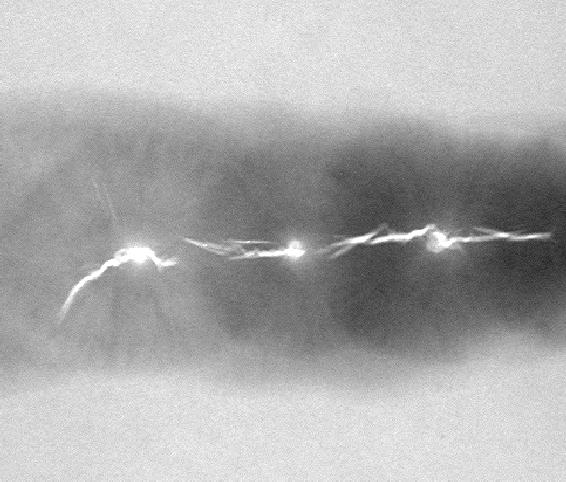
#> input picture Lab 3/Im1.jpg, 566 x 482 px; the run also reads 2 pictures not shown here
$ jupyter execute Lab3.ipynb
#> lines starting #> are read from the running program, lines starting #| are printed output that depends on the picture; after the words box and inside, x2 and y2 are one past the last pixel; in counts of white or black regions, pixels touching at a corner belong together
# 1. IMAGE SEGMENTATION

## 1.1 THRESHOLD-BASED SEGMENTATION

El objetivo de esta sección es detectar defectos en una radiografía de una soldadura. Sabemos que los defectos dejan pasar más los rayos X, por lo que se ven como las regiones más brillantes del interior.
Para lograr aislar estos defectos, aplicaremos una técnica llamada Umbralización (Thresholding).

La regla matemática básica es:

- Si el valor del píxel $f(x,y) > T$ (siendo $T$ nuestro umbral), el nuevo píxel será Blanco (1 o 255).
- Si el valor del píxel $f(x,y) \le T$, el nuevo píxel será Negro (0).

¿Cómo elegimos $T$?

Umbral de Otsu: El laboratorio nos pide usar primero la función threshold_otsu. Este es un algoritmo que analiza el histograma de la imagen (la distribución de grises) y calcula automáticamente el valor $T$ óptimo que separa la imagen en dos clases equilibradas (fondo y objeto), minimizando la varianza estadística dentro de cada clase.

Umbral Manual: Otsu funciona muy bien cuando hay dos montañas claras (bimodal) en el histograma. Sin embargo, en una radiografía, los defectos brillantes son muy pequeños en área comparados con el resto de la soldadura. Esto engaña a Otsu. Por eso, el laboratorio nos pide luego ver el histograma para elegir a ojo un $T$ más alto que realmente aísle la "cola" brillante derecha del gráfico.

Filtro Gaussiano: Las imágenes médicas suelen tener ruido granulado. Si aplicamos el umbral directamente, obtendremos muchos "puntos" blancos falsos. Aplicaremos un filtro paso bajo Gaussiano, que funciona difuminando la imagen (promediando cada píxel con sus vecinos en forma de campana) para homogeneizar las manchas antes de aplicar el umbral.

[cell 1]
import numpy as np
import matplotlib.pyplot as plt
from skimage import io, color, filters, exposure
from skimage.morphology import rectangle, diamond, binary_opening, binary_dilation
from sklearn.cluster import KMeans
from scipy.ndimage import uniform_filter, generic_filter

[cell 2]
# 1. Leer la imagen y asegurarnos de que esté en escala de grises
img1 = io.imread('Im1.jpg', as_gray=True)
#> img1 is the input picture: shape (482, 566); min 29, max 255, mean 173.4

# 2. Calcular el umbral de Otsu y aplicar la máscara binaria
t_otsu = filters.threshold_otsu(img1)
#> t_otsu = 168
mask_otsu = img1 > t_otsu
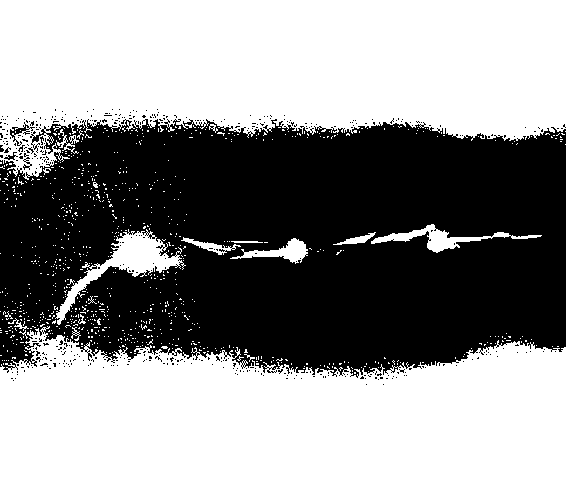
#> mask_otsu: shape (482, 566) bool; 55.6% white; 445 black regions (440 under 20 px), largest, box (x1, y1, x2, y2) and area: (0, 119, 566, 378) 119661, (10, 122, 35, 146) 146, (23, 157, 32, 170) 44, (4, 152, 18, 160) 42, (0, 145, 4, 152) 20

# 3. Visualizar la imagen original, la máscara de Otsu y el histograma
fig, axes = plt.subplots(1, 3, figsize=(15, 5))

# Mostrar imagen original
axes[0].imshow(img1, cmap='gray')
axes[0].set_title('Original - Im1')
axes[0].axis('off')

# Mostrar segmentación de Otsu
axes[1].imshow(mask_otsu, cmap='gray')
axes[1].set_title(f'Segmentación Otsu (T={t_otsu:.2f})')
axes[1].axis('off')

# Mostrar el histograma
# img1.ravel() aplana la matriz 2D a 1D para calcular el histograma
axes[2].hist(img1.ravel(), bins=256, color='gray', alpha=0.7)
axes[2].axvline(t_otsu, color='r', linestyle='dashed', linewidth=2, label=f'Otsu T={t_otsu:.2f}')
axes[2].set_title('Histograma de niveles de gris')
axes[2].legend()

plt.tight_layout()
plt.show()

El programa detectó que un buen umbral seria en 168, otsu penso que habia que separar el fondo de la estructura, pero en realidad no buscamos eso. Un mejor umbral, teniendo en cuenta que queremos aislar solo los destellos mas brillantes, sería tomar solo lo ultimo del pico mas alto, cerca de 240.

El filtro Gaussiano es un filtro "paso bajo". Las radiografías tienen un ruido granulado molesto (ruido de alta frecuencia). Si hacemos un zoom, veríamos puntitos blancos falsos Este filtro aplica una campana de Gauss sobre cada píxel. Básicamente, reemplaza el valor de cada píxel por un promedio ponderado de sus píxeles vecinos (los vecinos más cercanos importan más, los lejanos menos). Esto "difumina" la imagen suavemente, matando los puntitos de ruido rebeldes y unificando las manchas de los defectos reales.

[cell 3]
# --- 1. UMBRAL MANUAL ---
# Elegimos 240 para ignorar el fondo (pico de 220) y capturar solo el blanco brillante
t_manual = 240
mask_manual = img1 > t_manual
#> mask_manual: shape (482, 566) bool; 0.74% white; 539 white regions (534 under 20 px), largest, box (x1, y1, x2, y2) and area: (70, 246, 173, 296) 702, (259, 245, 304, 257) 216, (375, 228, 428, 243) 169, (433, 232, 456, 246) 138, (351, 235, 369, 243) 67

# --- 2. FILTRO GAUSSIANO + UMBRAL ---
# Aplicamos el filtro gaussiano. "sigma" controla el tamaño de la campana (qué tan borroso se hace).
img1_gaussian = filters.gaussian(img1, sigma=2)

# OJO: filters.gaussian convierte internamente la imagen a valores decimales entre 0.0 y 1.0
# Por lo tanto, nuestro umbral de 240 (escala de 255) debemos convertirlo a esa nueva escala matemática:
# T_nuevo = 240 / 255 = 0.941
t_gauss = 240 / 255.0
mask_gaussian = img1_gaussian > t_gauss
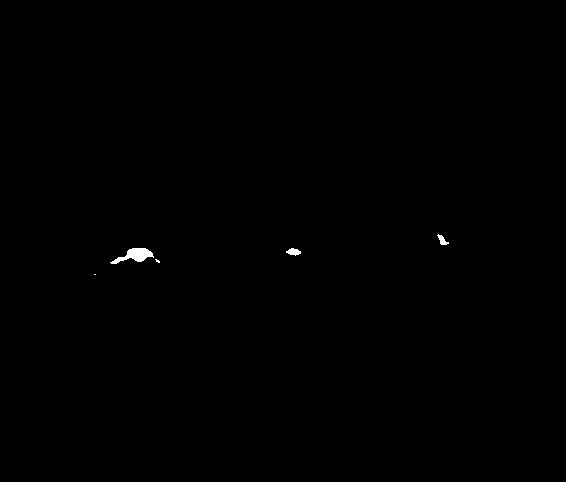
#> mask_gaussian: shape (482, 566) bool; 0.18% white; 5 white regions (2 under 20 px), largest, box (x1, y1, x2, y2) and area: (110, 248, 154, 264) 337, (286, 248, 301, 256) 76, (437, 234, 449, 245) 63

# --- 3. VISUALIZACIÓN ---
fig, axes = plt.subplots(1, 3, figsize=(15, 5))

# Umbral Manual sin filtro
axes[0].imshow(mask_manual, cmap='gray')
axes[0].set_title(f'Umbral Manual (T={t_manual})')
axes[0].axis('off')

# Imagen difuminada con el filtro Gaussiano (solo para que veas qué hace el filtro)
axes[1].imshow(img1_gaussian, cmap='gray')
axes[1].set_title('Imagen tras Filtro Gaussiano')
axes[1].axis('off')

# Umbral Manual sobre la imagen con filtro Gaussiano
axes[2].imshow(mask_gaussian, cmap='gray')
axes[2].set_title('Gaussiano + Umbral Manual')
axes[2].axis('off')

plt.tight_layout()
plt.show()

## 1.2 GRAYLEVEL IMAGE CLUSTERING-BASED SEGMENTATION

**¿Qué es K-Means?**
Es un algoritmo de aprendizaje no supervisado. Toma todos los valores de intensidad de los píxeles (que van de 0 a 1 o de 0 a 255) y busca agruparlos alrededor de $K$ centros o centroides. Si indicamos $K=3$, el algoritmo buscará 3 niveles de gris representativos que dividan mejor toda la imagen en 3 categorías.

**Formato de datos para scikit-learn:**
Una imagen es una matriz 2D (alto $\times$ ancho, ej. $300 \times 300$). KMeans no entiende matrices 2D; necesita una lista vertical de datos de dimensión $(N, 1)$, donde $N$ es el número total de píxeles ($300 \times 300 = 90000$). Por eso usaremos reshape(-1, 1) antes de entrenar el modelo.

**Análisis de Im2.jpg (3 centroides):**
Agruparemos Im2.jpg en $K=3$ clases. Gráficamente, veremos el histograma junto con las posiciones de los 3 centroides encontrados.   Análisis de Im3.jpg (Anillo vs. Centro Denso vs. Fondo):

Im3.jpg es la imagen de una galaxia o nebulosa. Nos piden identificar 3 regiones:

- El fondo oscuro.

- El "anillo" exterior de materia menos densa.

- La región central muy densa y brillante.

**Uso de Filtros de Medios y Varianza Local:**
A veces, agrupar píxel por píxel genera ruido. Para mejorarlo, la guía nos pide calcular:

- Media local (uniform_filter): Promedia una vecindad alrededor de cada píxel. Esto suaviza las variaciones bruscas de intensidad.
- Varianza local (generic_filter con np.var): Mide qué tanto cambian los píxeles alrededor de una región. Las zonas de transición o con textura tendrán una varianza alta, mientras que las zonas uniformes tendrán una varianza baja. Al combinar la Media y la Varianza, cada píxel pasa de tener 1 característica (su brillo) a tener 2 características [Media_local, Varianza_local] para entrenar el K-Means en un espacio 2D.

[cell 4]
# --- PARTE A: Im2.jpg con K-Means (K=3) ---
img2 = io.imread('Im2.jpg', as_gray=True)
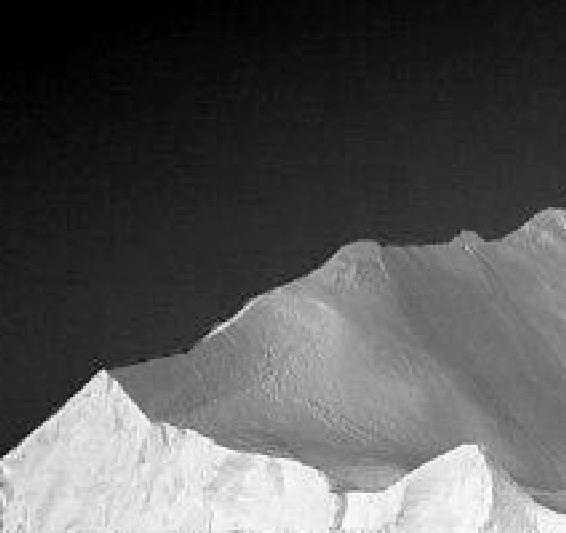
#> input picture Lab 3/Im2.jpg, 566 x 533 px
#> img2 is the input picture: shape (533, 566); min 0, max 255, mean 87.2

# Reorganizar la imagen de 2D a una columna 1D (N_pixeles, 1)
X2 = img2.reshape(-1, 1)

# Entrenar K-Means con 3 centroides
kmeans2 = KMeans(n_clusters=3, random_state=42, n_init=10).fit(X2)

# Obtener las etiquetas de cada píxel y reestructurar a la forma 2D original
segmented2 = kmeans2.labels_.reshape(img2.shape)
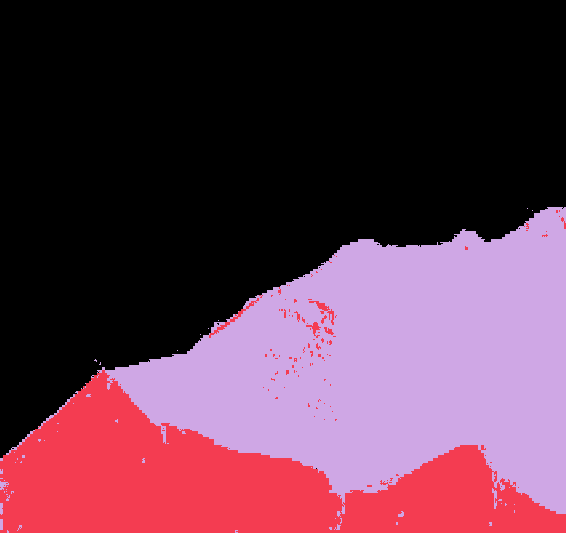
#> segmented2: shape (533, 566) int32; 3 distinct labels, from 0 to 2; one colour per label, 0 black
centroids2 = kmeans2.cluster_centers_
#> centroids2 = [28.73, 222.2, 132.1]

# Visualización de Im2
fig, axes = plt.subplots(1, 2, figsize=(12, 5))

# Imagen segmentada en pseudocolor
im2_plot = axes[0].imshow(segmented2, cmap='viridis')
axes[0].set_title('Im2 - Segmentación K-Means (3 clases)')
axes[0].axis('off')
plt.colorbar(im2_plot, ax=axes[0])

# Histograma con centroides
axes[1].hist(img2.ravel(), bins=256, color='gray', alpha=0.7)
for c in centroids2:
    axes[1].axvline(c[0], color='r', linestyle='--', linewidth=2)
#> this loop made 3 passes
#> c on passes 1 to 3: [28.73], [222.2], [132.1]
axes[1].axvline(centroids2[0][0], color='r', linestyle='--', linewidth=2, label='Centroides K-Means')
axes[1].set_title('Im2 - Histograma y Centroides')
axes[1].legend()

plt.tight_layout()
plt.show()

# --- PARTE B: Im3.jpg con K-Means básico (K=3) ---
img3 = io.imread('Im3.jpg', as_gray=True)
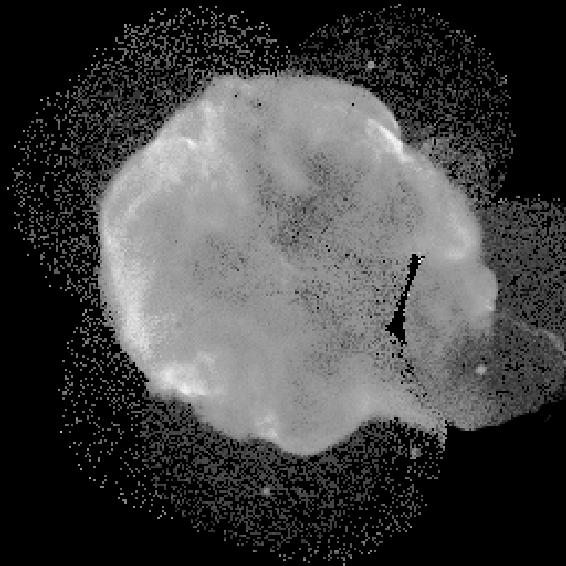
#> input picture Lab 3/Im3.jpg, 566 x 566 px
#> img3 is the input picture: shape (566, 566); min 0, max 255, mean 67.5

X3 = img3.reshape(-1, 1)
kmeans3 = KMeans(n_clusters=3, random_state=42, n_init=10).fit(X3)
segmented3 = kmeans3.labels_.reshape(img3.shape)
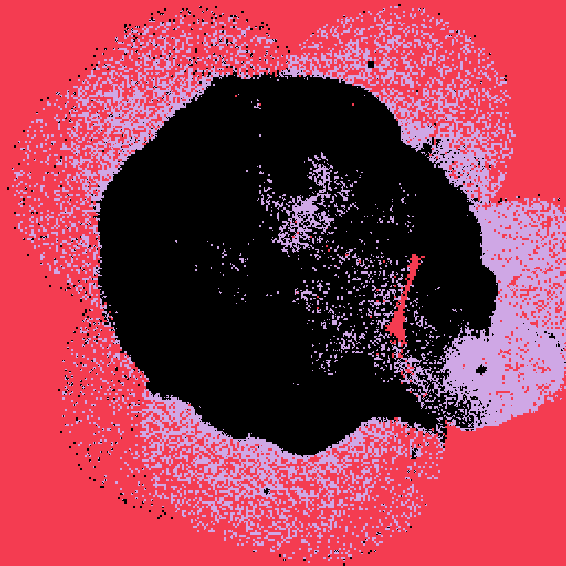
#> segmented3: shape (566, 566) int32; 3 distinct labels, from 0 to 2; one colour per label, 0 black
centroids3 = kmeans3.cluster_centers_
#> centroids3 = [155.1, 1.64, 79.41]

# Visualización de Im3 básica
fig, axes = plt.subplots(1, 2, figsize=(12, 5))

# Imagen segmentada
im3_plot = axes[0].imshow(segmented3, cmap='viridis')
axes[0].set_title('Im3 - Segmentación K-Means Básica (3 clases)')
axes[0].axis('off')
plt.colorbar(im3_plot, ax=axes[0])

# Histograma con centroides
axes[1].hist(img3.ravel(), bins=256, color='gray', alpha=0.7)
for c in centroids3:
    axes[1].axvline(c[0], color='r', linestyle='--', linewidth=2)
#> this loop made 3 passes
#> c on passes 1 to 3: [155.1], [1.64], [79.41]
axes[1].axvline(centroids3[0][0], color='r', linestyle='--', linewidth=2, label='Centroides K-Means')
axes[1].set_title('Im3 - Histograma y Centroides')
axes[1].legend()

plt.tight_layout()
plt.show()
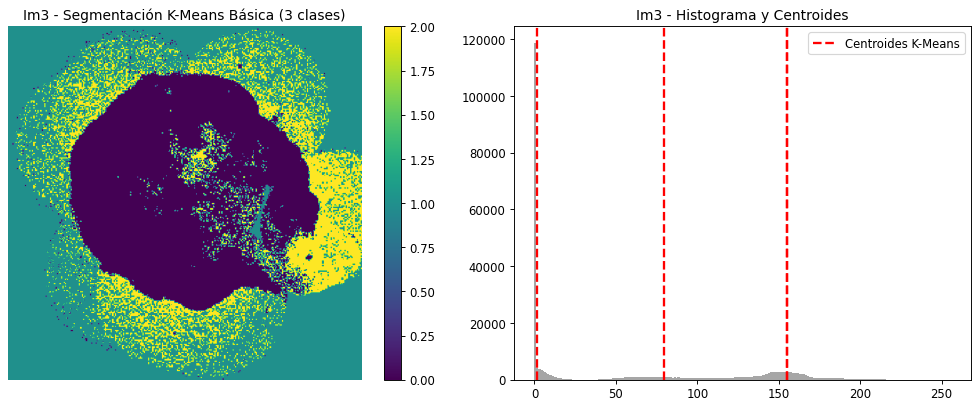
#> figure drawn by matplotlib, 3 panels; panel 2: tallest bar 118580 high, from x = 0 to 0.996

1. Análisis de Im2.jpg (Montañas y Cielo)

En el Histograma (derecha): El histograma tiene 3 montañas principales, una gran montaña entre $0$ y $60$ (tonos oscuros), otra montaña alrededor de $120$-$150$ (tonos medios) y una montaña final entre $210$ y $250$ (tonos muy claros/blancos).
El algoritmo colocó automáticamente las 3 líneas rojas punteadas (los centroides) justo en el centro de masa de cada una de esas tres montañas (aproximadamente en $30$, $133$ y $222$).

En la Imagen (izquierda): Cada píxel de la foto fue asignado a la línea roja más cercana. Clase 0 (Morado) captura la zona más oscura (el cielo o fondo superior), clase 1 (Verde/Azul) Captura los tonos medios de la montaña inferior y clase 2 (Amarillo) Captura las partes iluminadas y brillantes de las montañas.

2. Análisis de Im3.jpg (La Nebulosa/Célula)

En el Histograma (derecha): Aquí hay una barra gigante en $0$ (el fondo negro ocupando la mayor parte de la imagen) y luego datos muy extendidos entre $50$ y $170$.

En la Imagen (izquierda): Si miras el resultado, verás que la imagen se siente con mucho ruido tipo "sal y pimienta" (puntos sueltos verdes y amarillos mezclados de forma rugosa). Esto pasa porque K-Means clasifica píxel por píxel independientemente, basándose únicamente en su brillo individual. Si dos píxeles vecinos difieren un poco en brillo debido al ruido, terminan en clases distintas.

El ejercicio nos pide solucionar esa "rugosidad" en Im3.jpg usando información espacial local:

- Media Local (uniform_filter): En lugar de mirar el píxel solo, calculamos el promedio de sus vecinos en una ventana (por ejemplo, $9 \times 9$). Esto elimina el ruido y suaviza la segmentación del "anillo".

- Varianza Local (generic_filter con np.var): La varianza mide el contraste o textura local. Zonas lisas tienen varianza baja; zonas rugosas/bordes tienen varianza alta.   Clustering en 2D: Combinaremos la media local y la varianza para darle a K-Means 2 dimensiones de datos por cada píxel [Media, Varianza] en lugar de 1 sola.

[cell 5]
# --- 1. MEDIA LOCAL ---
# Calculamos el promedio en ventanas de 9x9 alrededor de cada píxel
img3_mean = uniform_filter(img3, size=9)

# K-Means usando solo la media local
X3_mean = img3_mean.reshape(-1, 1)
kmeans3_mean = KMeans(n_clusters=3, random_state=42, n_init=10).fit(X3_mean)
segmented3_mean = kmeans3_mean.labels_.reshape(img3.shape)
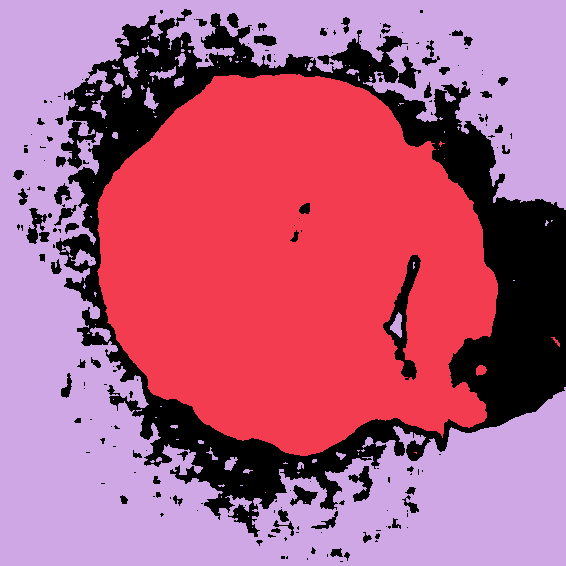
#> segmented3_mean: shape (566, 566) int32; 3 distinct labels, from 0 to 2; one colour per label, 0 black

# --- 2. VARIANZA LOCAL + MEDIA (2D) ---
# Para no tardar demasiado, podemos calcular la varianza como: Var(X) = E[X^2] - (E[X])^2
# usando el filtro uniforme, que es matemáticamente idéntico y extremadamente rápido
img3_mean_sq = uniform_filter(img3**2, size=9)
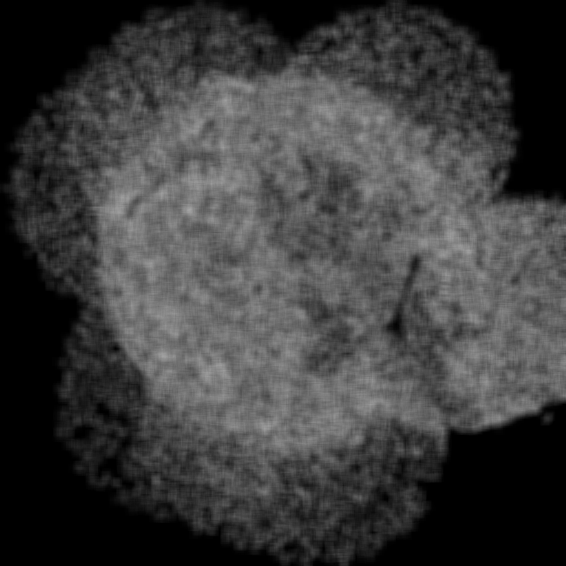
#> img3_mean_sq: shape (566, 566); min 0, max 165, mean 60.8
img3_var = img3_mean_sq - (img3_mean**2)
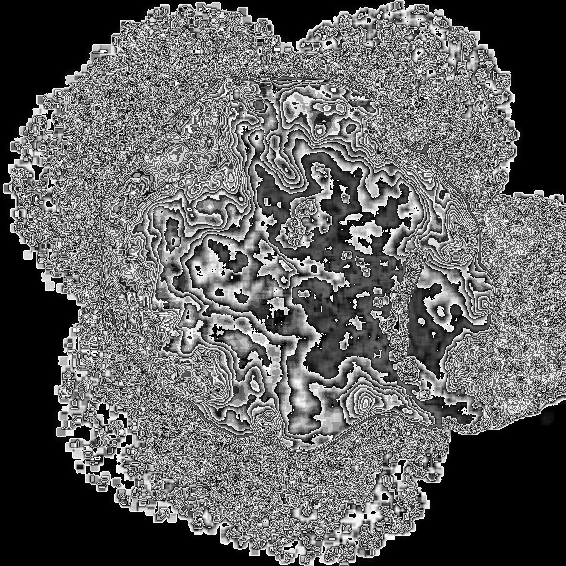
#> img3_var: shape (566, 566); min 0, max 255, mean 97.3

# Normalizamos ambas características para que tengan una escala similar
mean_norm = (img3_mean - img3_mean.min()) / (img3_mean.max() - img3_mean.min())
var_norm = (img3_var - img3_var.min()) / (img3_var.max() - img3_var.min())
#> (the rest of the program and of its run is left out)
